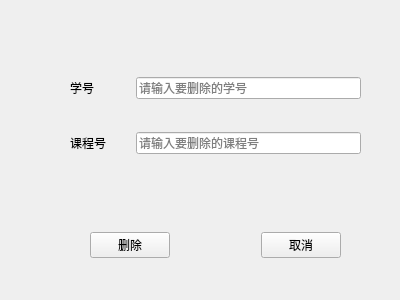
<?xml version="1.0" encoding="UTF-8"?>
<ui version="4.0">
 <class>delete_retake</class>
 <widget class="QWidget" name="delete_retake">
  <property name="geometry">
   <rect>
    <x>0</x>
    <y>0</y>
    <width>400</width>
    <height>300</height>
   </rect>
  </property>
  <property name="windowTitle">
   <string>Form</string>
  </property>
  <widget class="QWidget" name="layoutWidget">
   <property name="geometry">
    <rect>
     <x>90</x>
     <y>230</y>
     <width>251</width>
     <height>30</height>
    </rect>
   </property>
   <layout class="QHBoxLayout" name="horizontalLayout_2">
    <item>
     <widget class="QPushButton" name="btnDelete">
      <property name="text">
       <string>删除</string>
      </property>
     </widget>
    </item>
    <item>
     <spacer name="horizontalSpacer">
      <property name="orientation">
       <enum>Qt::Horizontal</enum>
      </property>
      <property name="sizeHint" stdset="0">
       <size>
        <width>175</width>
        <height>20</height>
       </size>
      </property>
     </spacer>
    </item>
    <item>
     <widget class="QPushButton" name="btnCancel">
      <property name="text">
       <string>取消</string>
      </property>
     </widget>
    </item>
   </layout>
  </widget>
  <widget class="QWidget" name="layoutWidget_2">
   <property name="geometry">
    <rect>
     <x>70</x>
     <y>50</y>
     <width>291</width>
     <height>131</height>
    </rect>
   </property>
   <layout class="QVBoxLayout" name="verticalLayout">
    <item>
     <layout class="QHBoxLayout" name="horizontalLayout">
      <item>
       <widget class="QLabel" name="label">
        <property name="minimumSize">
         <size>
          <width>60</width>
          <height>0</height>
         </size>
        </property>
        <property name="text">
         <string>学号</string>
        </property>
       </widget>
      </item>
      <item>
       <widget class="QLineEdit" name="lineEdit_Sno">
        <property name="placeholderText">
         <string>请输入要删除的学号</string>
        </property>
       </widget>
      </item>
     </layout>
    </item>
    <item>
     <layout class="QHBoxLayout" name="horizontalLayout_3">
      <item>
       <widget class="QLabel" name="label_2">
        <property name="minimumSize">
         <size>
          <width>60</width>
          <height>0</height>
         </size>
        </property>
        <property name="text">
         <string>课程号</string>
        </property>
       </widget>
      </item>
      <item>
       <widget class="QLineEdit" name="lineEdit_Cno">
        <property name="placeholderText">
         <string>请输入要删除的课程号</string>
        </property>
       </widget>
      </item>
     </layout>
    </item>
   </layout>
  </widget>
 </widget>
 <resources/>
 <connections/>
</ui>
